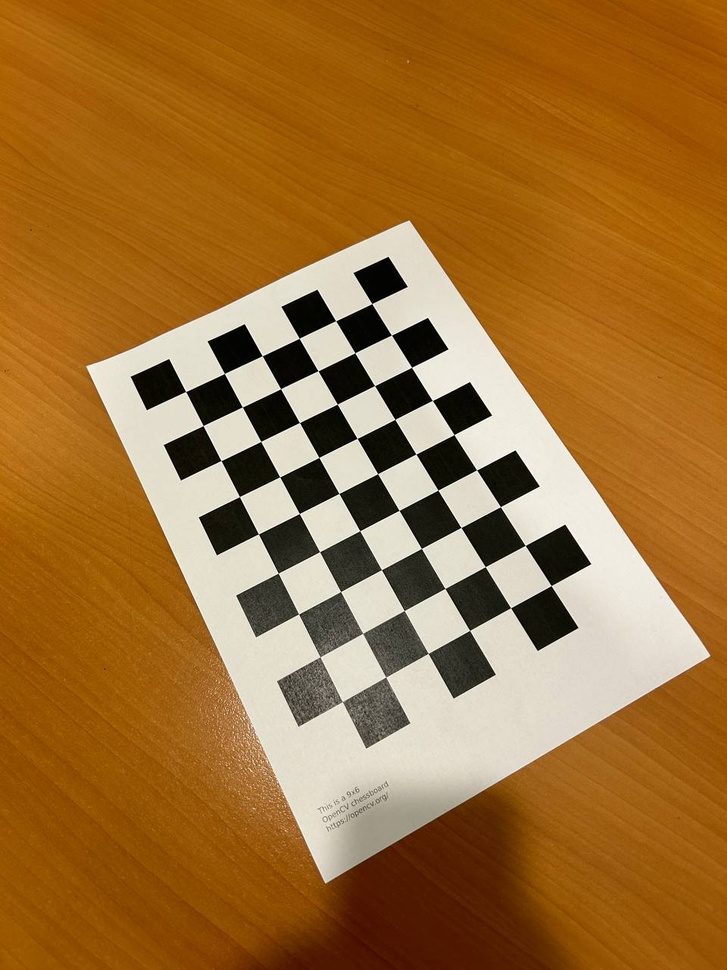
#> input picture calibration_images/img_1.jpg, 727 x 970 px, shrunk from 960 x 1280 before the run; its folder holds only this picture in this run
$ jupyter execute camera_calibration.ipynb
#> lines starting #> are read from the running program, lines starting #| are printed output that depends on the picture; after the words box and inside, x2 and y2 are one past the last pixel; in counts of white or black regions, pixels touching at a corner belong together; long printed decimals are rounded
[cell 1]
import cv2
import numpy as np
import glob

CHECKERBOARD = (9, 6)
criteria = (cv2.TERM_CRITERIA_EPS + cv2.TERM_CRITERIA_MAX_ITER, 30, 0.001)

objp = np.zeros((CHECKERBOARD[0]*CHECKERBOARD[1], 3), np.float32)
objp[:, :2] = np.mgrid[0:CHECKERBOARD[0], 0:CHECKERBOARD[1]].T.reshape(-1, 2)

objpoints = []
imgpoints = []

images = glob.glob('calibration_images/*.jpg')

for fname in images:
    img = cv2.imread(fname)
#> img is the input picture: shape (970, 727, 3); mean B, G, R 53.4, 111.7, 158.5
    gray = cv2.cvtColor(img, cv2.COLOR_BGR2GRAY)
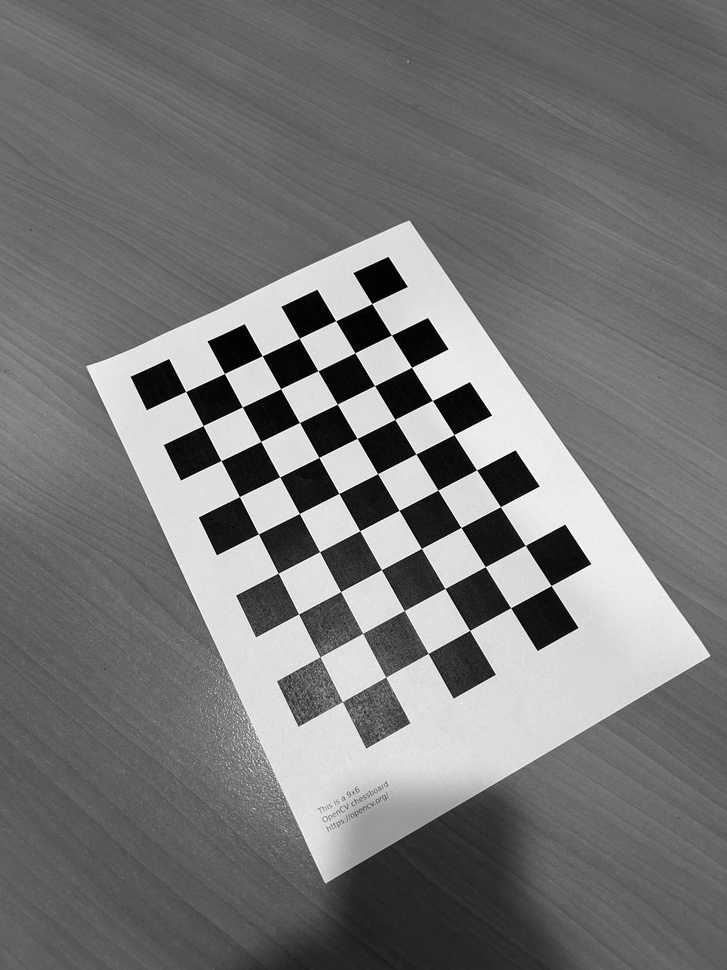
#> gray: shape (970, 727); min 0, max 255, mean 119

    ret, corners = cv2.findChessboardCorners(gray, CHECKERBOARD, None)
#> ret = True; corners = 54 rows, first 8: [371.8, 303.5], [391.5, 335], [411.5, 367.4], [432.4, 400.5], [454, 434.6], [476.6, 469.9], [500.4, 506.7], [525.3, 545.4]

    if ret:
        objpoints.append(objp)
        corners2 = cv2.cornerSubPix(gray, corners, (11, 11), (-1, -1), criteria)
#> corners2 = 54 rows, first 8: [371.7, 303.6], [391.5, 335.1], [411.6, 367.3], [432.4, 400.4], [454, 434.6], [476.6, 469.9], [500.4, 506.7], [525.3, 545.4]
        imgpoints.append(corners2)

        cv2.drawChessboardCorners(img, CHECKERBOARD, corners2, ret)
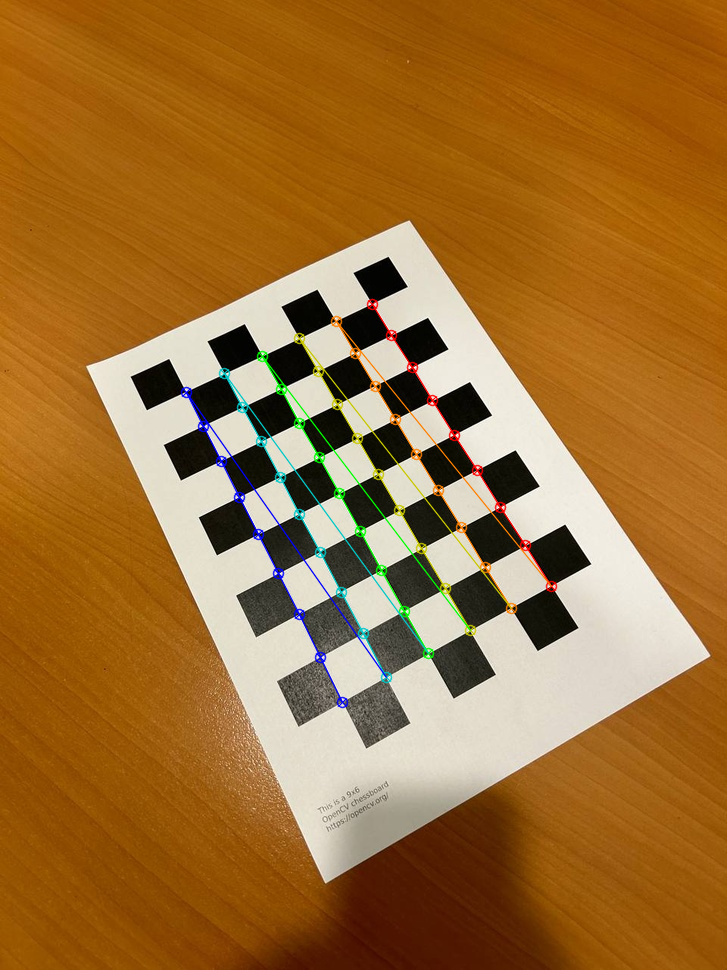
#> img: shape (970, 727, 3); 1.98% of pixels changed, all inside (x1, y1, x2, y2) = (180, 298, 558, 709)
        cv2.imshow('Corners', img)
        cv2.waitKey(100)

cv2.destroyAllWindows()

ret, K, dist, rvecs, tvecs = cv2.calibrateCamera(objpoints, imgpoints, gray.shape[::-1], None, None)
#> ret = 0.136; K = [[545.8, 0, 372.5], [0, 531.2, 486.1], [0, 0, 1]]; dist = [[0.237, -1.52, -0.00354, 0.00348, 4.53]]; rvecs = ([-0.23, 0.156, 1.07],); tvecs = ([-0.0243, -4.61, 13.65],)
print("Camera intrinsic matrix (K):\n", K)
#| Camera intrinsic matrix (K):
#|  [[545.771    0.         372.530]
#|  [  0.         531.163 486.073]
#|  [  0.           0.           1.        ]]
print("Distortion coefficients:\n", dist)
#| Distortion coefficients:
#|  [[ 2.36518299e-01 -1.51666217e+00 -3.54198062e-03  3.48372521e-03
#|    4.52642335e+00]]

with open('camera_calibration.txt', 'w') as f:
    np.savetxt(f, K)

$ run again, on calibration_images/img_13.jpg
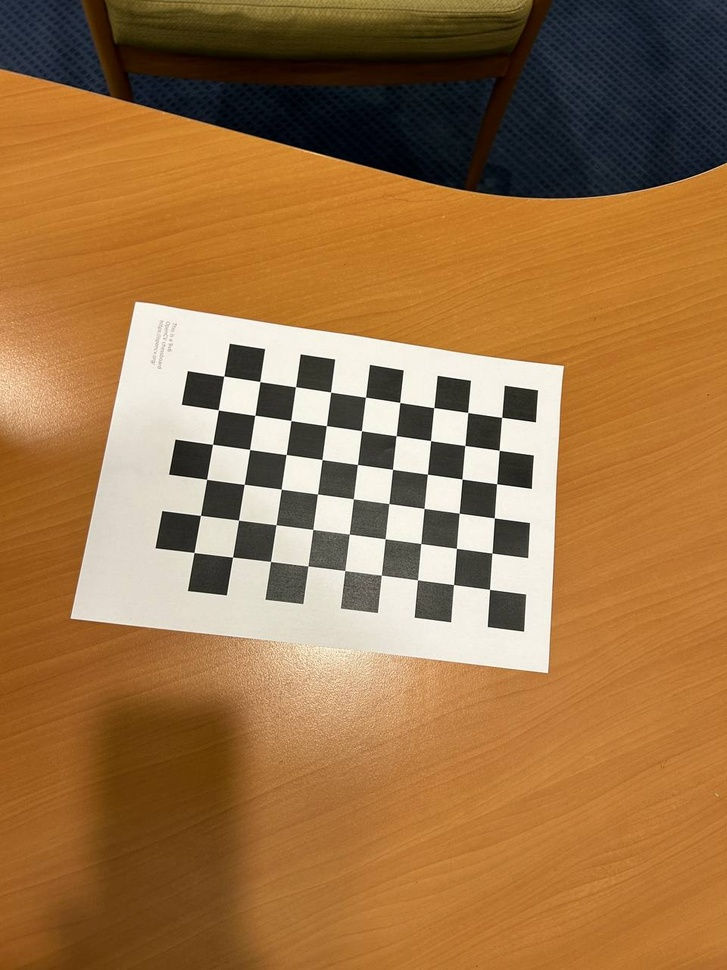
#> input picture calibration_images/img_13.jpg, 727 x 970 px, shrunk from 960 x 1280 before the run
#> img is the input picture: shape (970, 727, 3); mean B, G, R 70.1, 114.8, 156.4
#> `gray = cv2.cvtColor(img, cv2.COLOR_BGR2GRAY)`:
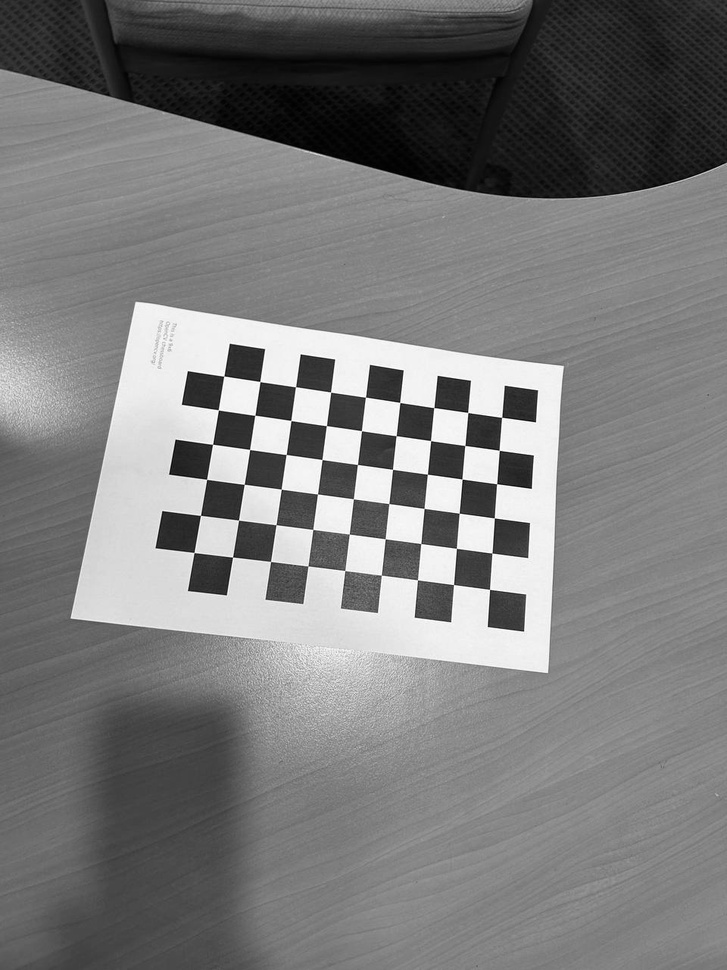
#> gray: shape (970, 727); min 0, max 255, mean 122.1
#> `ret, corners = cv2.findChessboardCorners(gray, CHECKERBOARD, None)`: ret = True; corners = 54 rows, first 8: [489.6, 589.4], [453.5, 584.5], [417.4, 579.8], [381.3, 575.2], [344.8, 570.5], [308, 566], [270.6, 561.4], [232.5, 557]
#> corners2 = 54 rows, first 8: [489.6, 589.4], [453.5, 584.5], [417.4, 579.8], [381.3, 575.2], [344.8, 570.5], [307.9, 565.9], [270.5, 561.4], [232.5, 557.1]
#> `cv2.drawChessboardCorners(img, CHECKERBOARD, corners2, ret)`:
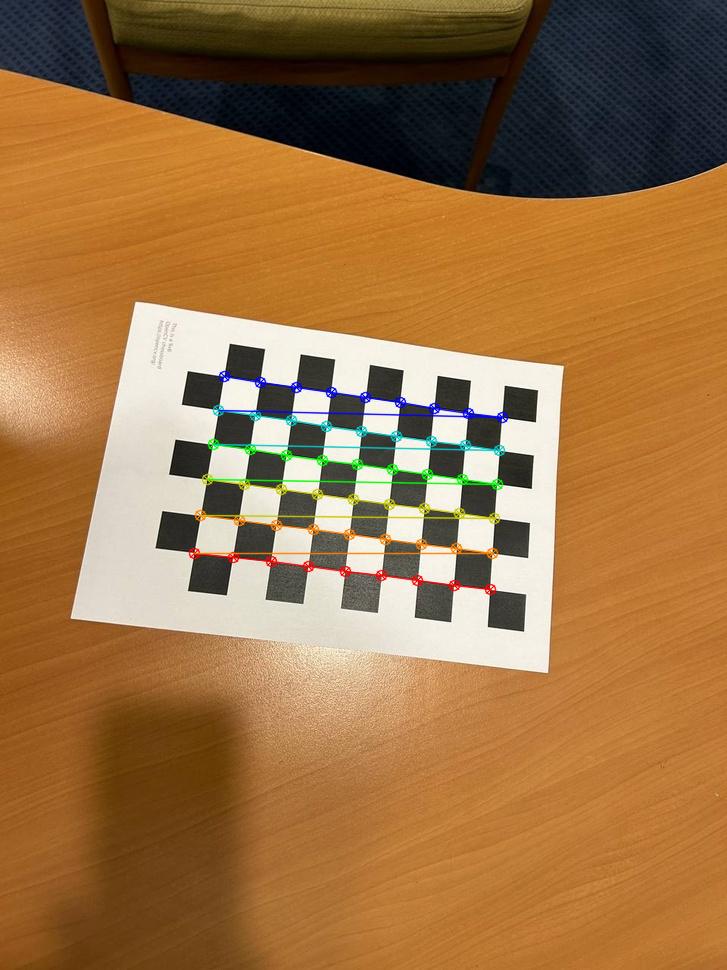
#> img: shape (970, 727, 3); 1.93% of pixels changed, all inside (x1, y1, x2, y2) = (188, 370, 509, 596)
#> `ret, K, dist, rvecs, tvecs = cv2.calibrateCamera(objpoints, imgpoints,..`: ret = 0.112; K = [[728.3, 0, 369.2], [0, 728.2, 502.3], [0, 0, 1]]; dist = [[0.409, -5.23, 0.0098, -0.000115, 32.75]]; rvecs = ([0.162, -0.33, -3],); tvecs = ([3.29, 2.37, 20.16],)
#| Camera intrinsic matrix (K):
#|  [[728.279   0.         369.156]
#|  [  0.         728.157 502.315]
#|  [  0.           0.           1.        ]]
#| Distortion coefficients:
#|  [[ 4.08929786e-01 -5.23449526e+00  9.80199608e-03 -1.14562865e-04
#|    3.27499281e+01]]

$ run again, on calibration_images/img_14.jpg
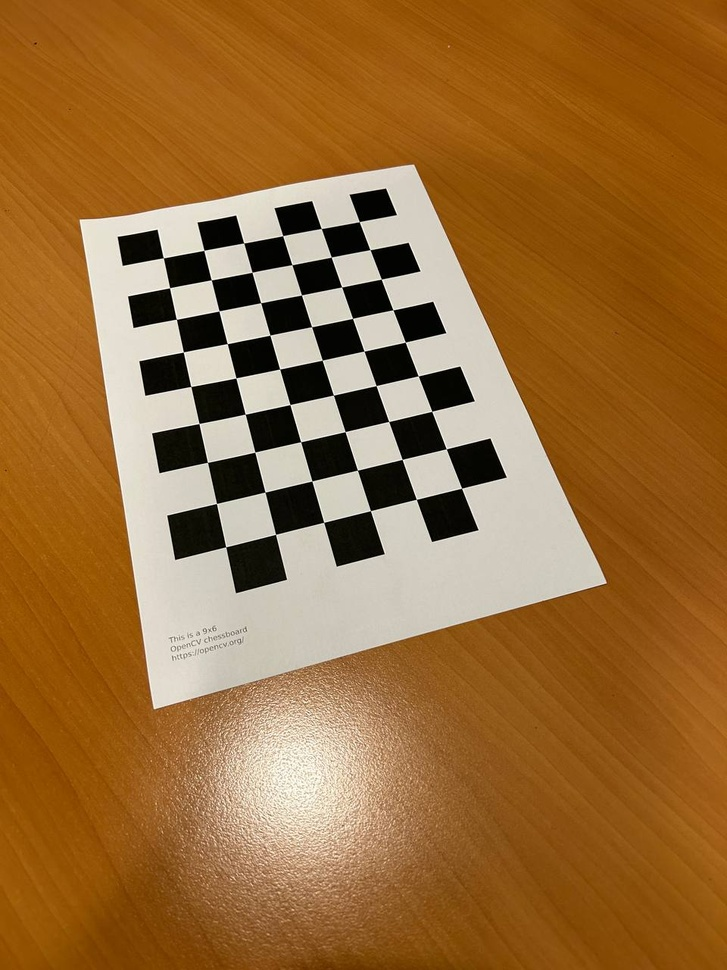
#> input picture calibration_images/img_14.jpg, 727 x 970 px, shrunk from 960 x 1280 before the run
#> img is the input picture: shape (970, 727, 3); mean B, G, R 56.3, 107.9, 152.3
#> `gray = cv2.cvtColor(img, cv2.COLOR_BGR2GRAY)`:
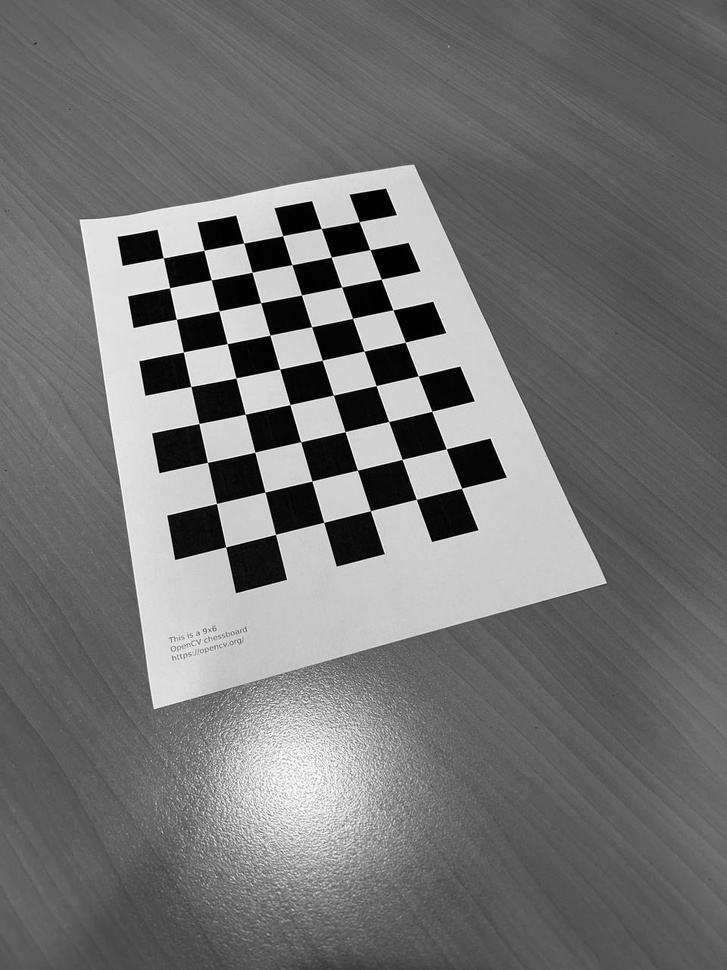
#> gray: shape (970, 727); min 0, max 255, mean 115.3
#> `ret, corners = cv2.findChessboardCorners(gray, CHECKERBOARD, None)`: ret = True; corners = 54 rows, first 8: [359.3, 221.7], [369.9, 249.6], [381.3, 279.1], [393, 309.9], [405.3, 342.1], [418.3, 375.9], [431.7, 411.4], [446.3, 448.8]
#> corners2 = 54 rows, first 8: [359.2, 221.6], [370, 249.7], [381.3, 279.1], [392.9, 309.9], [405.3, 342.2], [418.3, 375.9], [431.7, 411.3], [446.3, 448.8]
#> `cv2.drawChessboardCorners(img, CHECKERBOARD, corners2, ret)`:
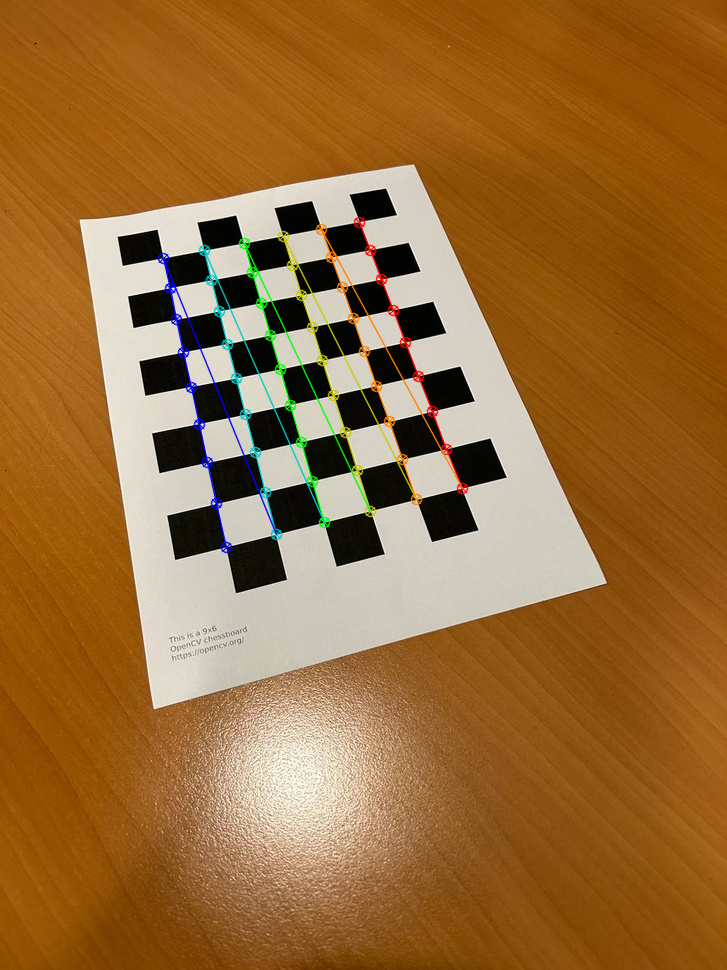
#> img: shape (970, 727, 3); 1.89% of pixels changed, all inside (x1, y1, x2, y2) = (157, 216, 469, 554)
#> `ret, K, dist, rvecs, tvecs = cv2.calibrateCamera(objpoints, imgpoints,..`: ret = 0.163; K = [[610.7, 0, 369.8], [0, 601.5, 510], [0, 0, 1]]; dist = [[0.267, -0.816, 0.00293, 0.00667, 0.917]]; rvecs = ([-0.382, 0.247, 1.27],); tvecs = ([-0.292, -7.5, 16.04],)
#| Camera intrinsic matrix (K):
#|  [[610.732   0.         369.756]
#|  [  0.         601.457 509.968]
#|  [  0.           0.           1.        ]]
#| Distortion coefficients:
#|  [[ 0.267 -0.8161  0.002926  0.006666   0.9174]]

$ run again, on calibration_images/img_15.jpg
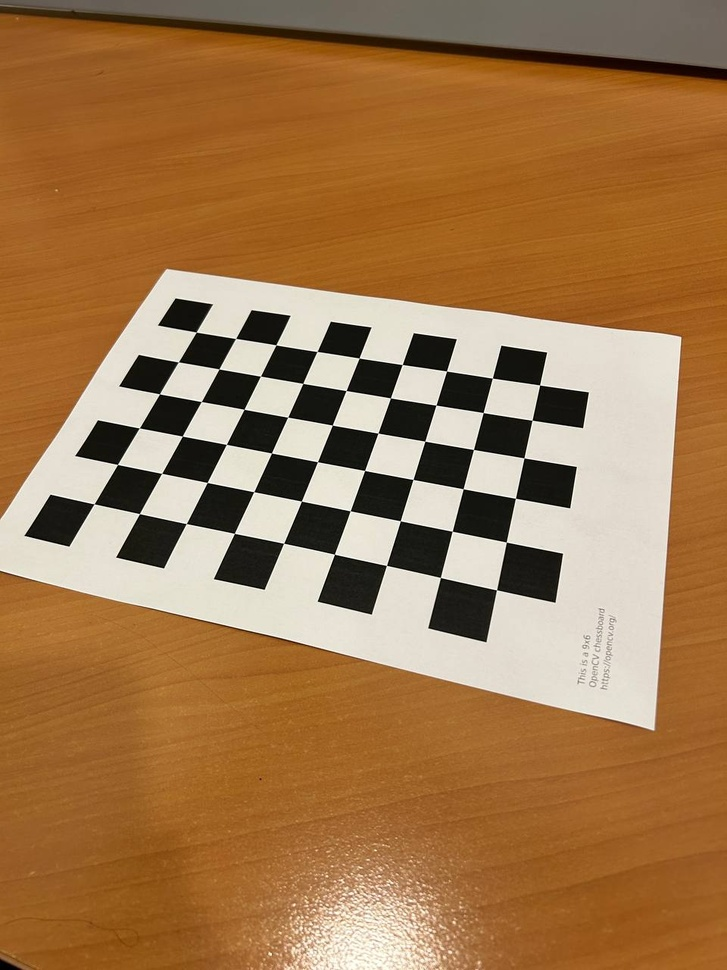
#> input picture calibration_images/img_15.jpg, 727 x 970 px, shrunk from 960 x 1280 before the run
#> img is the input picture: shape (970, 727, 3); mean B, G, R 76.6, 118.7, 159.5
#> `gray = cv2.cvtColor(img, cv2.COLOR_BGR2GRAY)`:
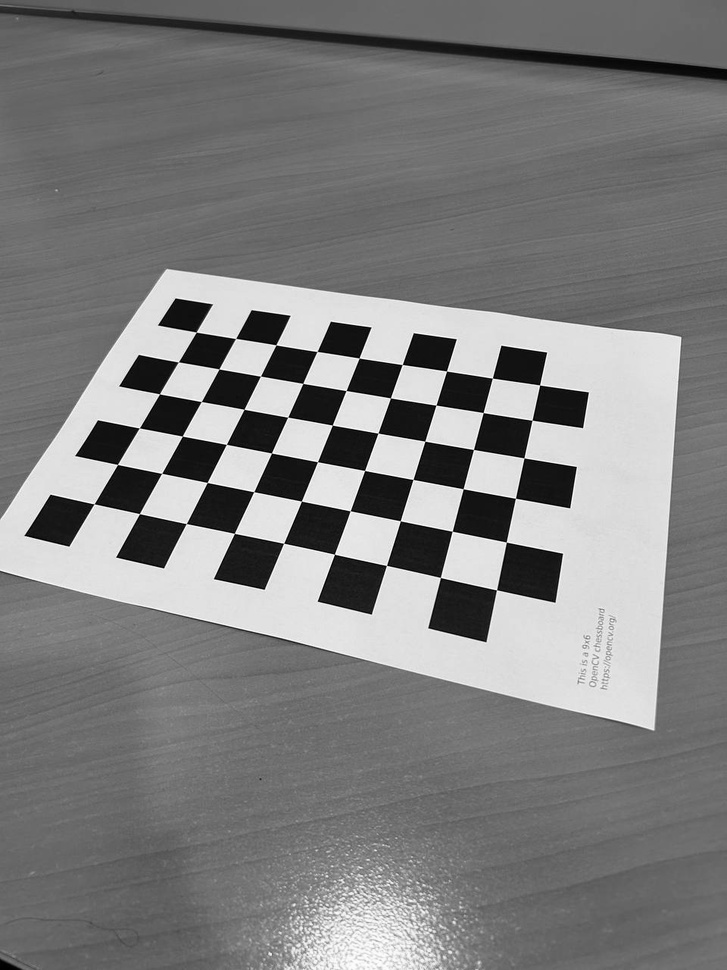
#> gray: shape (970, 727); min 0, max 255, mean 126.1
#> `ret, corners = cv2.findChessboardCorners(gray, CHECKERBOARD, None)`: ret = True; corners = 54 rows, first 8: [196.2, 332.1], [235.6, 338.4], [275.9, 344.8], [317, 351.5], [359.2, 358], [402.2, 364.5], [446.5, 371], [492.4, 378.1]
#> corners2 = 54 rows, first 8: [196.2, 332.1], [235.6, 338.5], [275.9, 344.9], [317, 351.5], [359.1, 358], [402.2, 364.5], [446.5, 371], [492.3, 378.2]
#> `cv2.drawChessboardCorners(img, CHECKERBOARD, corners2, ret)`:
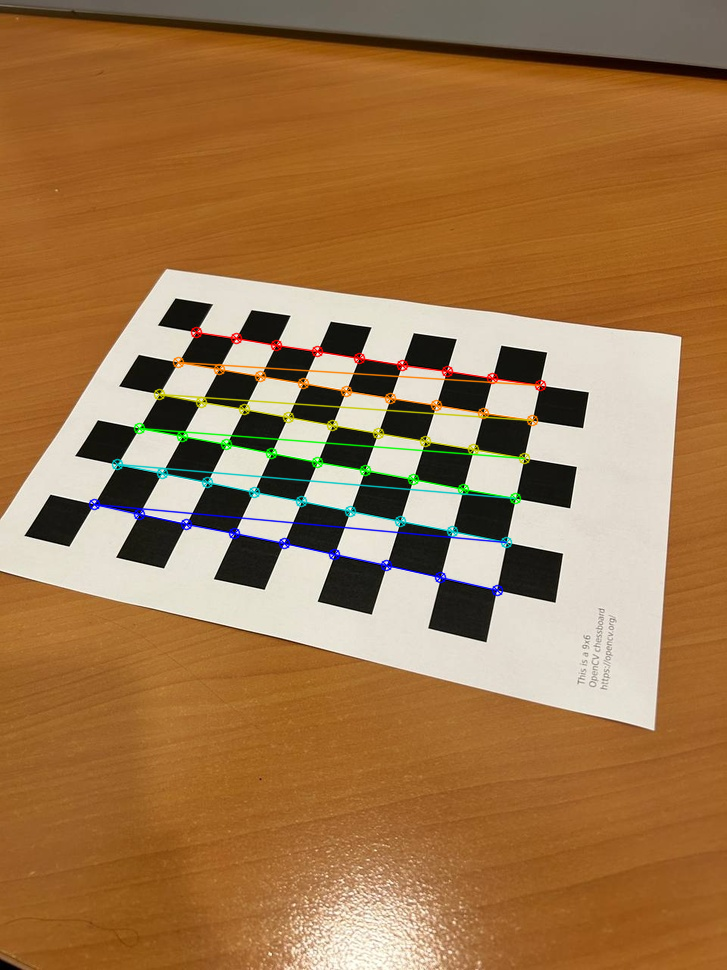
#> img: shape (970, 727, 3); 2.33% of pixels changed, all inside (x1, y1, x2, y2) = (88, 326, 547, 597)
#> `ret, K, dist, rvecs, tvecs = cv2.calibrateCamera(objpoints, imgpoints,..`: ret = 0.169; K = [[771.9, 0, 365.7], [0, 799.4, 487], [0, 0, 1]]; dist = [[0.391, -3.45, -0.00249, 0.000888, 11.01]]; rvecs = ([-0.654, 0.161, 0.248],); tvecs = ([-3.98, -3.5, 18.4],)
#| Camera intrinsic matrix (K):
#|  [[771.890   0.         365.680]
#|  [  0.         799.368 486.955]
#|  [  0.           0.           1.        ]]
#| Distortion coefficients:
#|  [[ 3.90918937e-01 -3.44825537e+00 -2.49301559e-03  8.88080639e-04
#|    1.10128097e+01]]
